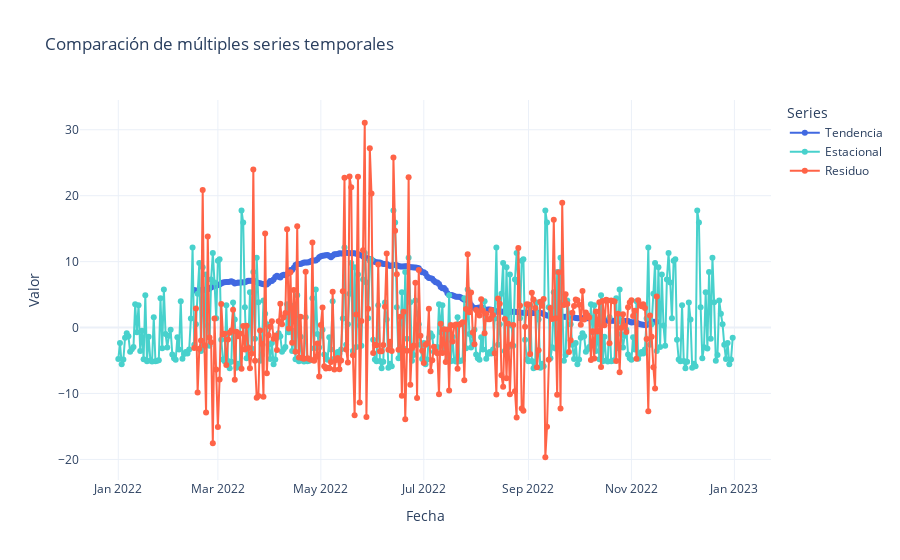

The notebook cell saved with this chart:
### Code cell
#### GRAFICADO###

scatter = multi_scatter( Tendencia=IS['trend'], Estacional=IS['seasonal'], Residuo=IS['resid'])
scatter.show()

### Figure 1 — Plotly figure (JSON) as saved in the notebook; plotly's stock layout.template omitted (floating-point values rounded to 4 significant figures; data arrays with more than 128 entries replaced by an {"elided": "..."} marker saying what was removed)
{"data": [{"line": {"color": "royalblue"}, "mode": "lines+markers", "name": "Tendencia", "type": "scatter", "x": {"elided": "365 str values"}, "y": {"elided": "365 float values"}}, {"line": {"color": "mediumturquoise"}, "mode": "lines+markers", "name": "Estacional", "type": "scatter", "x": {"elided": "365 str values"}, "y": {"elided": "365 float values"}}, {"line": {"color": "tomato"}, "mode": "lines+markers", "name": "Residuo", "type": "scatter", "x": {"elided": "365 str values"}, "y": {"elided": "365 float values"}}], "layout": {"legend": {"title": {"text": "Series"}}, "title": {"text": "Comparación de múltiples series temporales"}, "xaxis": {"title": {"text": "Fecha"}}, "yaxis": {"title": {"text": "Valor"}}}}
